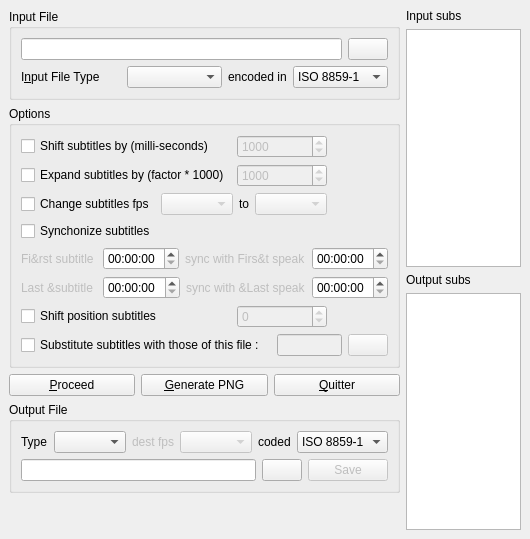
<ui version="4.0" >
 <author>DE</author>
 <class>qt4wndsub</class>
 <widget class="QWidget" name="qt4wndsub" >
  <property name="enabled" >
   <bool>true</bool>
  </property>
  <property name="geometry" >
   <rect>
    <x>0</x>
    <y>0</y>
    <width>530</width>
    <height>539</height>
   </rect>
  </property>
  <property name="windowTitle" >
   <string>Subtitle manager</string>
  </property>
  <property name="windowIcon" >
   <iconset>submgmt_icon.png</iconset>
  </property>
  <layout class="QHBoxLayout" >
   <property name="margin" >
    <number>9</number>
   </property>
   <property name="spacing" >
    <number>6</number>
   </property>
   <item>
    <layout class="QVBoxLayout" >
     <property name="margin" >
      <number>0</number>
     </property>
     <property name="spacing" >
      <number>6</number>
     </property>
     <item>
      <widget class="QGroupBox" name="groupBox_2" >
       <property name="title" >
        <string>Input File</string>
       </property>
       <layout class="QVBoxLayout" >
        <property name="margin" >
         <number>9</number>
        </property>
        <property name="spacing" >
         <number>6</number>
        </property>
        <item>
         <layout class="QHBoxLayout" >
          <property name="margin" >
           <number>0</number>
          </property>
          <property name="spacing" >
           <number>6</number>
          </property>
          <item>
           <widget class="QLineEdit" name="leInputFile" />
          </item>
          <item>
           <widget class="QPushButton" name="pbSelectInputFile" >
            <property name="text" >
             <string/>
            </property>
            <property name="icon" >
             <iconset>fileopen.xpm</iconset>
            </property>
           </widget>
          </item>
         </layout>
        </item>
        <item>
         <layout class="QHBoxLayout" >
          <property name="margin" >
           <number>0</number>
          </property>
          <property name="spacing" >
           <number>6</number>
          </property>
          <item>
           <widget class="QLabel" name="tlType" >
            <property name="minimumSize" >
             <size>
              <width>100</width>
              <height>0</height>
             </size>
            </property>
            <property name="text" >
             <string>I&amp;nput File Type</string>
            </property>
            <property name="wordWrap" >
             <bool>false</bool>
            </property>
            <property name="buddy" >
             <cstring>cbType</cstring>
            </property>
           </widget>
          </item>
          <item>
           <widget class="QComboBox" name="cbType" >
            <property name="sizePolicy" >
             <sizepolicy>
              <hsizetype>3</hsizetype>
              <vsizetype>0</vsizetype>
              <horstretch>0</horstretch>
              <verstretch>0</verstretch>
             </sizepolicy>
            </property>
           </widget>
          </item>
          <item>
           <widget class="QLabel" name="tlType_3" >
            <property name="text" >
             <string>encoded in</string>
            </property>
            <property name="wordWrap" >
             <bool>false</bool>
            </property>
            <property name="buddy" >
             <cstring>cbType</cstring>
            </property>
           </widget>
          </item>
          <item>
           <widget class="QComboBox" name="cbInputEncoding" >
            <property name="sizePolicy" >
             <sizepolicy>
              <hsizetype>3</hsizetype>
              <vsizetype>0</vsizetype>
              <horstretch>0</horstretch>
              <verstretch>0</verstretch>
             </sizepolicy>
            </property>
            <item>
             <property name="text" >
              <string>ISO 8859-1</string>
             </property>
            </item>
            <item>
             <property name="text" >
              <string>UTF-8</string>
             </property>
            </item>
           </widget>
          </item>
         </layout>
        </item>
       </layout>
      </widget>
     </item>
     <item>
      <widget class="QGroupBox" name="groupBox" >
       <property name="title" >
        <string>Options</string>
       </property>
       <layout class="QVBoxLayout" >
        <property name="margin" >
         <number>9</number>
        </property>
        <property name="spacing" >
         <number>6</number>
        </property>
        <item>
         <layout class="QHBoxLayout" >
          <property name="margin" >
           <number>0</number>
          </property>
          <property name="spacing" >
           <number>6</number>
          </property>
          <item>
           <widget class="QCheckBox" name="cbShift" >
            <property name="minimumSize" >
             <size>
              <width>210</width>
              <height>0</height>
             </size>
            </property>
            <property name="text" >
             <string>Shift subtitles by (milli-seconds)</string>
            </property>
           </widget>
          </item>
          <item>
           <widget class="QSpinBox" name="sbShift" >
            <property name="enabled" >
             <bool>false</bool>
            </property>
            <property name="minimumSize" >
             <size>
              <width>90</width>
              <height>0</height>
             </size>
            </property>
            <property name="maximum" >
             <number>10000000</number>
            </property>
            <property name="minimum" >
             <number>-10000000</number>
            </property>
            <property name="value" >
             <number>1000</number>
            </property>
           </widget>
          </item>
          <item>
           <spacer>
            <property name="orientation" >
             <enum>Qt::Horizontal</enum>
            </property>
            <property name="sizeType" >
             <enum>QSizePolicy::MinimumExpanding</enum>
            </property>
            <property name="sizeHint" >
             <size>
              <width>0</width>
              <height>20</height>
             </size>
            </property>
           </spacer>
          </item>
         </layout>
        </item>
        <item>
         <layout class="QHBoxLayout" >
          <property name="margin" >
           <number>0</number>
          </property>
          <property name="spacing" >
           <number>6</number>
          </property>
          <item>
           <widget class="QCheckBox" name="cbExpand" >
            <property name="minimumSize" >
             <size>
              <width>210</width>
              <height>0</height>
             </size>
            </property>
            <property name="text" >
             <string>Expand subtitles by (factor * 1000)</string>
            </property>
           </widget>
          </item>
          <item>
           <widget class="QSpinBox" name="sbExpand" >
            <property name="enabled" >
             <bool>false</bool>
            </property>
            <property name="minimumSize" >
             <size>
              <width>90</width>
              <height>0</height>
             </size>
            </property>
            <property name="maximum" >
             <number>100000</number>
            </property>
            <property name="minimum" >
             <number>0</number>
            </property>
            <property name="singleStep" >
             <number>1</number>
            </property>
            <property name="value" >
             <number>1000</number>
            </property>
           </widget>
          </item>
          <item>
           <spacer>
            <property name="orientation" >
             <enum>Qt::Horizontal</enum>
            </property>
            <property name="sizeType" >
             <enum>QSizePolicy::MinimumExpanding</enum>
            </property>
            <property name="sizeHint" >
             <size>
              <width>0</width>
              <height>20</height>
             </size>
            </property>
           </spacer>
          </item>
         </layout>
        </item>
        <item>
         <layout class="QHBoxLayout" >
          <property name="margin" >
           <number>0</number>
          </property>
          <property name="spacing" >
           <number>6</number>
          </property>
          <item>
           <widget class="QCheckBox" name="cbFps" >
            <property name="text" >
             <string>Change subtitles fps</string>
            </property>
           </widget>
          </item>
          <item>
           <widget class="QComboBox" name="comboFpsOrig" >
            <property name="enabled" >
             <bool>false</bool>
            </property>
           </widget>
          </item>
          <item>
           <widget class="QLabel" name="tlFps" >
            <property name="text" >
             <string>to</string>
            </property>
            <property name="wordWrap" >
             <bool>false</bool>
            </property>
           </widget>
          </item>
          <item>
           <widget class="QComboBox" name="comboFpsDest" >
            <property name="enabled" >
             <bool>false</bool>
            </property>
           </widget>
          </item>
          <item>
           <spacer>
            <property name="orientation" >
             <enum>Qt::Horizontal</enum>
            </property>
            <property name="sizeType" >
             <enum>QSizePolicy::MinimumExpanding</enum>
            </property>
            <property name="sizeHint" >
             <size>
              <width>0</width>
              <height>20</height>
             </size>
            </property>
           </spacer>
          </item>
         </layout>
        </item>
        <item>
         <widget class="QCheckBox" name="cbAuto" >
          <property name="text" >
           <string>Synchonize subtitles</string>
          </property>
         </widget>
        </item>
        <item>
         <layout class="QHBoxLayout" >
          <property name="margin" >
           <number>0</number>
          </property>
          <property name="spacing" >
           <number>6</number>
          </property>
          <item>
           <widget class="QLabel" name="tlFirstSub" >
            <property name="enabled" >
             <bool>false</bool>
            </property>
            <property name="text" >
             <string>Fi&amp;rst subtitle</string>
            </property>
            <property name="wordWrap" >
             <bool>false</bool>
            </property>
           </widget>
          </item>
          <item>
           <widget class="QTimeEdit" name="timeFirstSub" />
          </item>
          <item>
           <widget class="QLabel" name="tlFirstSpeak" >
            <property name="enabled" >
             <bool>false</bool>
            </property>
            <property name="text" >
             <string>sync with Firs&amp;t speak</string>
            </property>
            <property name="wordWrap" >
             <bool>false</bool>
            </property>
           </widget>
          </item>
          <item>
           <widget class="QTimeEdit" name="timeFirstSpeak" />
          </item>
         </layout>
        </item>
        <item>
         <layout class="QHBoxLayout" >
          <property name="margin" >
           <number>0</number>
          </property>
          <property name="spacing" >
           <number>6</number>
          </property>
          <item>
           <widget class="QLabel" name="tlLastSub" >
            <property name="enabled" >
             <bool>false</bool>
            </property>
            <property name="text" >
             <string>Last &amp;subtitle</string>
            </property>
            <property name="wordWrap" >
             <bool>false</bool>
            </property>
           </widget>
          </item>
          <item>
           <widget class="QTimeEdit" name="timeLastSub" />
          </item>
          <item>
           <widget class="QLabel" name="tlLastSpeak" >
            <property name="enabled" >
             <bool>false</bool>
            </property>
            <property name="text" >
             <string>sync with &amp;Last speak</string>
            </property>
            <property name="wordWrap" >
             <bool>false</bool>
            </property>
           </widget>
          </item>
          <item>
           <widget class="QTimeEdit" name="timeLastSpeak" />
          </item>
         </layout>
        </item>
        <item>
         <layout class="QHBoxLayout" >
          <property name="margin" >
           <number>0</number>
          </property>
          <property name="spacing" >
           <number>6</number>
          </property>
          <item>
           <widget class="QCheckBox" name="cbShiftPos" >
            <property name="minimumSize" >
             <size>
              <width>210</width>
              <height>0</height>
             </size>
            </property>
            <property name="text" >
             <string>Shift position subtitles</string>
            </property>
           </widget>
          </item>
          <item>
           <widget class="QSpinBox" name="sbShiftPos" >
            <property name="enabled" >
             <bool>false</bool>
            </property>
            <property name="minimumSize" >
             <size>
              <width>90</width>
              <height>0</height>
             </size>
            </property>
            <property name="maximum" >
             <number>1000</number>
            </property>
            <property name="minimum" >
             <number>-1000</number>
            </property>
            <property name="value" >
             <number>0</number>
            </property>
           </widget>
          </item>
          <item>
           <spacer>
            <property name="orientation" >
             <enum>Qt::Horizontal</enum>
            </property>
            <property name="sizeType" >
             <enum>QSizePolicy::MinimumExpanding</enum>
            </property>
            <property name="sizeHint" >
             <size>
              <width>0</width>
              <height>20</height>
             </size>
            </property>
           </spacer>
          </item>
         </layout>
        </item>
        <item>
         <layout class="QHBoxLayout" >
          <property name="margin" >
           <number>0</number>
          </property>
          <property name="spacing" >
           <number>6</number>
          </property>
          <item>
           <widget class="QCheckBox" name="cbSubst" >
            <property name="minimumSize" >
             <size>
              <width>250</width>
              <height>0</height>
             </size>
            </property>
            <property name="text" >
             <string>Substitute subtitles with those of this file :</string>
            </property>
           </widget>
          </item>
          <item>
           <widget class="QLineEdit" name="leSubstFile" >
            <property name="enabled" >
             <bool>false</bool>
            </property>
           </widget>
          </item>
          <item>
           <widget class="QPushButton" name="pbSelectSubstFile" >
            <property name="enabled" >
             <bool>false</bool>
            </property>
            <property name="text" >
             <string/>
            </property>
            <property name="icon" >
             <iconset/>
            </property>
           </widget>
          </item>
         </layout>
        </item>
       </layout>
      </widget>
     </item>
     <item>
      <layout class="QHBoxLayout" >
       <property name="margin" >
        <number>0</number>
       </property>
       <property name="spacing" >
        <number>6</number>
       </property>
       <item>
        <widget class="QPushButton" name="pbGo" >
         <property name="text" >
          <string>&amp;Proceed</string>
         </property>
         <property name="shortcut" >
          <string>Alt+P</string>
         </property>
        </widget>
       </item>
       <item>
        <widget class="QPushButton" name="pbGenPng" >
         <property name="text" >
          <string>&amp;Generate PNG</string>
         </property>
         <property name="shortcut" >
          <string>Alt+G</string>
         </property>
        </widget>
       </item>
       <item>
        <spacer>
         <property name="orientation" >
          <enum>Qt::Horizontal</enum>
         </property>
         <property name="sizeType" >
          <enum>QSizePolicy::Preferred</enum>
         </property>
         <property name="sizeHint" >
          <size>
           <width>0</width>
           <height>20</height>
          </size>
         </property>
        </spacer>
       </item>
       <item>
        <widget class="QPushButton" name="pbQuit" >
         <property name="text" >
          <string>&amp;Quitter</string>
         </property>
         <property name="shortcut" >
          <string>Alt+Q</string>
         </property>
        </widget>
       </item>
      </layout>
     </item>
     <item>
      <widget class="QGroupBox" name="groupBox_3" >
       <property name="title" >
        <string>Output File</string>
       </property>
       <layout class="QVBoxLayout" >
        <property name="margin" >
         <number>9</number>
        </property>
        <property name="spacing" >
         <number>6</number>
        </property>
        <item>
         <layout class="QHBoxLayout" >
          <property name="margin" >
           <number>0</number>
          </property>
          <property name="spacing" >
           <number>6</number>
          </property>
          <item>
           <widget class="QLabel" name="tlType_2" >
            <property name="minimumSize" >
             <size>
              <width>0</width>
              <height>0</height>
             </size>
            </property>
            <property name="text" >
             <string>Type</string>
            </property>
            <property name="wordWrap" >
             <bool>false</bool>
            </property>
            <property name="buddy" >
             <cstring>cbType</cstring>
            </property>
           </widget>
          </item>
          <item>
           <widget class="QComboBox" name="cbTypeO" >
            <property name="sizePolicy" >
             <sizepolicy>
              <hsizetype>3</hsizetype>
              <vsizetype>0</vsizetype>
              <horstretch>0</horstretch>
              <verstretch>0</verstretch>
             </sizepolicy>
            </property>
           </widget>
          </item>
          <item>
           <widget class="QLabel" name="tlDestFps" >
            <property name="enabled" >
             <bool>false</bool>
            </property>
            <property name="text" >
             <string>dest fps</string>
            </property>
            <property name="wordWrap" >
             <bool>false</bool>
            </property>
            <property name="buddy" >
             <cstring>cbType</cstring>
            </property>
           </widget>
          </item>
          <item>
           <widget class="QComboBox" name="comboSaveFps" >
            <property name="enabled" >
             <bool>false</bool>
            </property>
           </widget>
          </item>
          <item>
           <widget class="QLabel" name="tlType_3_2" >
            <property name="text" >
             <string>coded</string>
            </property>
            <property name="wordWrap" >
             <bool>false</bool>
            </property>
            <property name="buddy" >
             <cstring>cbType</cstring>
            </property>
           </widget>
          </item>
          <item>
           <widget class="QComboBox" name="cbOutputEncoding" >
            <property name="sizePolicy" >
             <sizepolicy>
              <hsizetype>3</hsizetype>
              <vsizetype>0</vsizetype>
              <horstretch>0</horstretch>
              <verstretch>0</verstretch>
             </sizepolicy>
            </property>
            <item>
             <property name="text" >
              <string>ISO 8859-1</string>
             </property>
            </item>
            <item>
             <property name="text" >
              <string>UTF-8</string>
             </property>
            </item>
           </widget>
          </item>
         </layout>
        </item>
        <item>
         <layout class="QHBoxLayout" >
          <property name="margin" >
           <number>0</number>
          </property>
          <property name="spacing" >
           <number>6</number>
          </property>
          <item>
           <widget class="QLineEdit" name="leOutputFile" />
          </item>
          <item>
           <widget class="QPushButton" name="pbSelectOutputFile" >
            <property name="text" >
             <string/>
            </property>
            <property name="icon" >
             <iconset/>
            </property>
           </widget>
          </item>
          <item>
           <widget class="QPushButton" name="pbSave" >
            <property name="enabled" >
             <bool>false</bool>
            </property>
            <property name="text" >
             <string>Save</string>
            </property>
            <property name="shortcut" >
             <string/>
            </property>
           </widget>
          </item>
         </layout>
        </item>
       </layout>
      </widget>
     </item>
     <item>
      <spacer>
       <property name="orientation" >
        <enum>Qt::Vertical</enum>
       </property>
       <property name="sizeType" >
        <enum>QSizePolicy::Expanding</enum>
       </property>
       <property name="sizeHint" >
        <size>
         <width>0</width>
         <height>16</height>
        </size>
       </property>
      </spacer>
     </item>
    </layout>
   </item>
   <item>
    <layout class="QVBoxLayout" >
     <property name="margin" >
      <number>0</number>
     </property>
     <property name="spacing" >
      <number>6</number>
     </property>
     <item>
      <widget class="QLabel" name="tlInputSubs" >
       <property name="text" >
        <string>Input subs</string>
       </property>
       <property name="wordWrap" >
        <bool>false</bool>
       </property>
      </widget>
     </item>
     <item>
      <widget class="QListView" name="lvInputSubs" />
     </item>
     <item>
      <widget class="QLabel" name="tlOutputSubs" >
       <property name="text" >
        <string>Output subs</string>
       </property>
       <property name="wordWrap" >
        <bool>false</bool>
       </property>
      </widget>
     </item>
     <item>
      <widget class="QListView" name="lvOutputSubs" />
     </item>
    </layout>
   </item>
  </layout>
 </widget>
 <layoutdefault spacing="3" margin="5" />
 <tabstops>
  <tabstop>leInputFile</tabstop>
  <tabstop>pbSelectInputFile</tabstop>
  <tabstop>cbType</tabstop>
  <tabstop>cbExpand</tabstop>
  <tabstop>sbExpand</tabstop>
  <tabstop>cbFps</tabstop>
  <tabstop>comboFpsOrig</tabstop>
  <tabstop>comboFpsDest</tabstop>
  <tabstop>cbAuto</tabstop>
  <tabstop>pbGo</tabstop>
  <tabstop>cbTypeO</tabstop>
  <tabstop>leOutputFile</tabstop>
  <tabstop>pbSelectOutputFile</tabstop>
  <tabstop>pbSave</tabstop>
  <tabstop>pbQuit</tabstop>
 </tabstops>
 <includes>
  <include location="local" >subtitle.h</include>
 </includes>
 <resources>
  <include location="submgmt.qrc" />
 </resources>
 <connections>
  <connection>
   <sender>pbSelectInputFile</sender>
   <signal>clicked()</signal>
   <receiver>qt4wndsub</receiver>
   <slot>clicSelectInputFile()</slot>
   <hints>
    <hint type="sourcelabel" >
     <x>20</x>
     <y>20</y>
    </hint>
    <hint type="destinationlabel" >
     <x>20</x>
     <y>20</y>
    </hint>
   </hints>
  </connection>
  <connection>
   <sender>pbQuit</sender>
   <signal>clicked()</signal>
   <receiver>qt4wndsub</receiver>
   <slot>close()</slot>
   <hints>
    <hint type="sourcelabel" >
     <x>20</x>
     <y>20</y>
    </hint>
    <hint type="destinationlabel" >
     <x>20</x>
     <y>20</y>
    </hint>
   </hints>
  </connection>
  <connection>
   <sender>pbGo</sender>
   <signal>clicked()</signal>
   <receiver>qt4wndsub</receiver>
   <slot>clicProceed()</slot>
   <hints>
    <hint type="sourcelabel" >
     <x>20</x>
     <y>20</y>
    </hint>
    <hint type="destinationlabel" >
     <x>20</x>
     <y>20</y>
    </hint>
   </hints>
  </connection>
  <connection>
   <sender>pbSave</sender>
   <signal>clicked()</signal>
   <receiver>qt4wndsub</receiver>
   <slot>clickedSave()</slot>
   <hints>
    <hint type="sourcelabel" >
     <x>20</x>
     <y>20</y>
    </hint>
    <hint type="destinationlabel" >
     <x>20</x>
     <y>20</y>
    </hint>
   </hints>
  </connection>
  <connection>
   <sender>pbSelectOutputFile</sender>
   <signal>clicked()</signal>
   <receiver>qt4wndsub</receiver>
   <slot>clicSelectOutputFile()</slot>
   <hints>
    <hint type="sourcelabel" >
     <x>20</x>
     <y>20</y>
    </hint>
    <hint type="destinationlabel" >
     <x>20</x>
     <y>20</y>
    </hint>
   </hints>
  </connection>
  <connection>
   <sender>leOutputFile</sender>
   <signal>textChanged(QString)</signal>
   <receiver>qt4wndsub</receiver>
   <slot>filenameChanged()</slot>
   <hints>
    <hint type="sourcelabel" >
     <x>20</x>
     <y>20</y>
    </hint>
    <hint type="destinationlabel" >
     <x>20</x>
     <y>20</y>
    </hint>
   </hints>
  </connection>
  <connection>
   <sender>cbExpand</sender>
   <signal>clicked()</signal>
   <receiver>qt4wndsub</receiver>
   <slot>checkExpand()</slot>
   <hints>
    <hint type="sourcelabel" >
     <x>20</x>
     <y>20</y>
    </hint>
    <hint type="destinationlabel" >
     <x>20</x>
     <y>20</y>
    </hint>
   </hints>
  </connection>
  <connection>
   <sender>cbFps</sender>
   <signal>clicked()</signal>
   <receiver>qt4wndsub</receiver>
   <slot>checkFps()</slot>
   <hints>
    <hint type="sourcelabel" >
     <x>20</x>
     <y>20</y>
    </hint>
    <hint type="destinationlabel" >
     <x>20</x>
     <y>20</y>
    </hint>
   </hints>
  </connection>
  <connection>
   <sender>cbAuto</sender>
   <signal>clicked()</signal>
   <receiver>qt4wndsub</receiver>
   <slot>checkAuto()</slot>
   <hints>
    <hint type="sourcelabel" >
     <x>20</x>
     <y>20</y>
    </hint>
    <hint type="destinationlabel" >
     <x>20</x>
     <y>20</y>
    </hint>
   </hints>
  </connection>
  <connection>
   <sender>cbAuto</sender>
   <signal>stateChanged(int)</signal>
   <receiver>qt4wndsub</receiver>
   <slot>checkAuto()</slot>
   <hints>
    <hint type="sourcelabel" >
     <x>20</x>
     <y>20</y>
    </hint>
    <hint type="destinationlabel" >
     <x>20</x>
     <y>20</y>
    </hint>
   </hints>
  </connection>
  <connection>
   <sender>cbShiftPos</sender>
   <signal>clicked()</signal>
   <receiver>qt4wndsub</receiver>
   <slot>checkShiftPos()</slot>
   <hints>
    <hint type="sourcelabel" >
     <x>20</x>
     <y>20</y>
    </hint>
    <hint type="destinationlabel" >
     <x>20</x>
     <y>20</y>
    </hint>
   </hints>
  </connection>
 </connections>
</ui>
